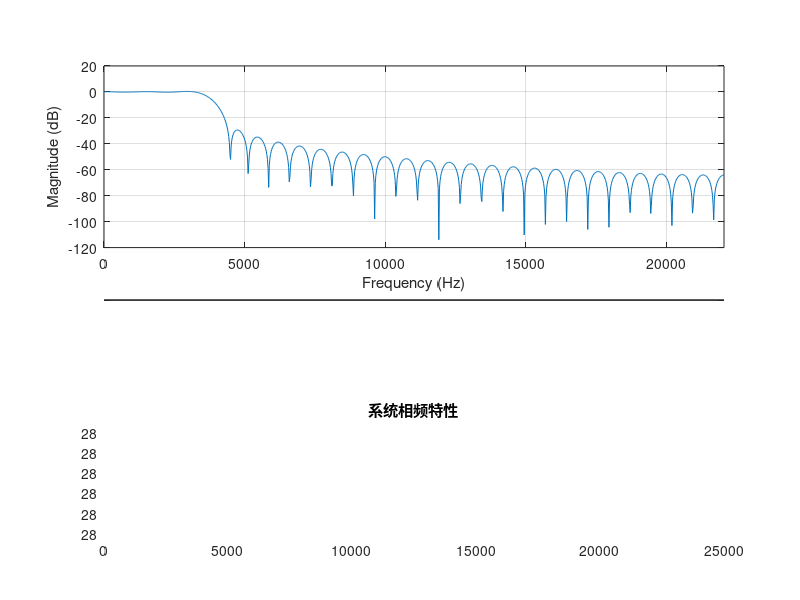

MATLAB code for this plot: (Note: this script raises an error after producing the figure.)
% 参数设置
wp = 0.3 * pi; % 通带截止频率
ws = 0.4 * pi; % 阻带截止频率
Rp = 1; % 通带最大允许波纹 (dB)
Rs = 28; % 阻带最小衰减 (dB)

% 设计滤波器
dev = [(10^(Rp/20)-1)/(10^(Rp/20)+1), 10^(-Rs/20)];
[N, Wn, beta, ftype] = kaiserord([wp/(2*pi), ws/(2*pi)], [1, 0], dev);
b = fir1(N, Wn, ftype, kaiser(N+1, beta), 'noscale');

% (1) 求单位脉冲响应h(n)和绘制频域特性
figure;

subplot(3, 1, 1);
stem(0:N, b);
title('单位脉冲响应 h(n)');
xlabel('n');
ylabel('h(n)');

subplot(3, 1, 2);
freqz(b, 1, 1024, 'half', 44100); % 1024点FFT，采样率为44100Hz
title('系统频域的幅频特性和幅度衰减特性');

subplot(3, 1, 3);
grpdelay(b, 1, 1024, 44100); % 组延迟
title('系统相频特性');

% (2) 对motherland.wav进行滤波
[x, fs] = audioread('motherland.wav'); % 读取音频文件
y = filter(b, 1, x); % 使用设计的滤波器进行滤波

figure;
t = 0:1/fs:(length(x)-1)/fs; % 时间向量

subplot(2, 1, 1);
plot(t, x);
title('原始音频信号时域波形');
xlabel('时间 (s)');
ylabel('幅度');

subplot(2, 1, 2);
plot(t, y);
title('滤波后音频信号时域波形');
xlabel('时间 (s)');
ylabel('幅度');

sgtitle('音频信号滤波效果');
